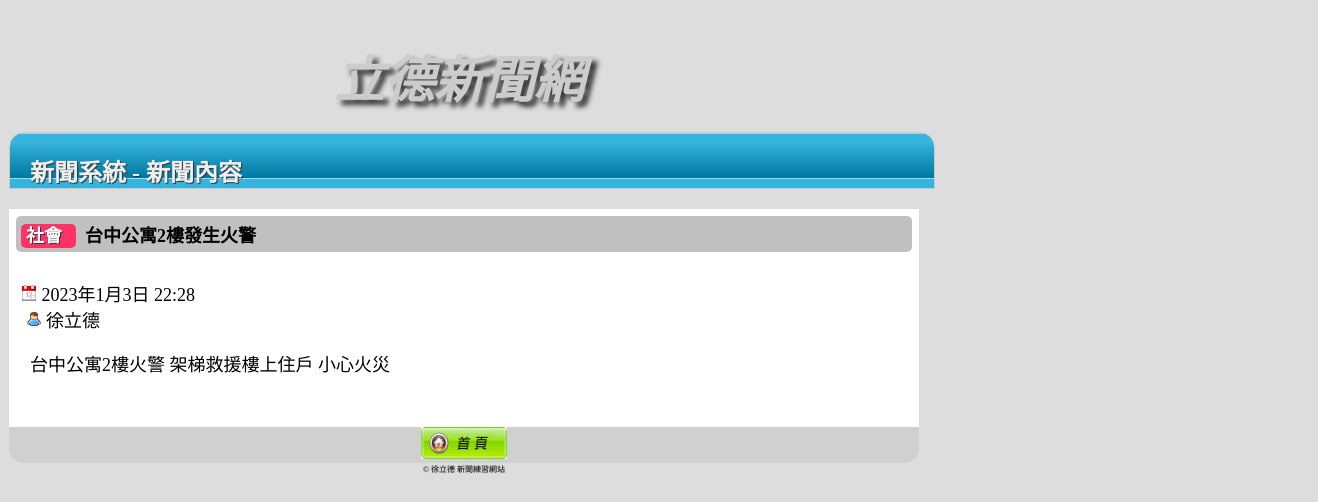
Before: /detail/9/ with the older database file.
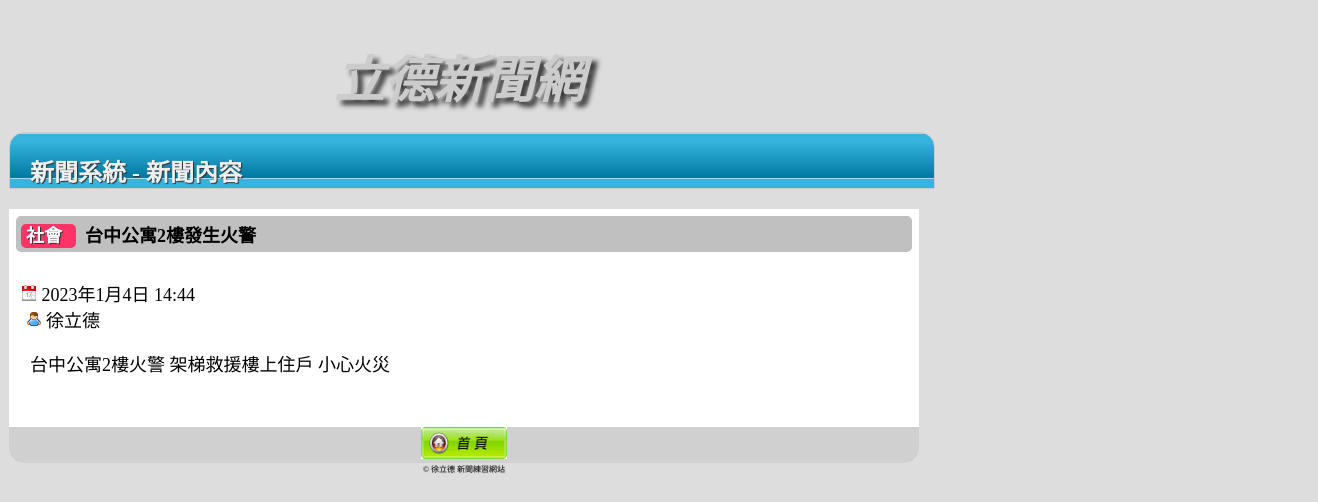
After: the same page with the newer database file.
### myapp/models.py (models this page shows, shortened)
class NewsData(models.Model):
    catego = models.CharField(max_length=10, null=False)
    nickname = models.CharField(max_length=20, null=False)
    title = models.CharField(max_length=50, null=False)
    message = models.TextField(null=False)
    pubtime = models.DateTimeField(auto_now=True)
    enabled = models.BooleanField(default=False)
    press = models.IntegerField(default=0)

### myapp/views.py (the view)
# urls.py: path('detail/<int:detail_id>/', views.detail),
def detail(request, detail_id=None):
    unit = models.NewsData.objects.get(id=detail_id)
    category = unit.catego
    title = unit.title
    pubtime = unit.pubtime
    nickname = unit.nickname
    message = unit.message
    unit.press += 1
    unit.save()
    return render(request, "detail.html", locals())

### templates/detail.html (shortened to what this page needs)
<!DOCTYPE html>
<html>
<head>
	{% load static %}
	<link href="{% static "css/news_style.css" %}" rel="stylesheet" type="text/css" />
</head>
<body>
  	<div id="warp">
		<div id="header" align="center">
			<span class="logo" >
				立德新聞網
			</span>
		</div>
		<div class="headings">
		  <h2>新聞系統 - 新聞內容</h2>
		</div>
    	<div class="contentbox">
			<table width="100%">
			<tr>
			  <th align="left"><span class="typeblock">{{category}}&nbsp;&nbsp;</span>&nbsp;&nbsp;{{title}}</th>
			</tr>
			<tr>
			  <td><span class="newsinfo">
				<img src="{% static "images/date.png" %}" alt="" width="16" height="16" />&nbsp;{{pubtime}}
				&nbsp;<img src="{% static "images/user.png" %}" alt="" width="16" height="16" />&nbsp;{{nickname}}
				<p>&nbsp;&nbsp;{{message}}</p>
			  </td>
			</tr>
			</table>
			<div class="top_function" align="center">
				<a href="/news/1/" title="返回首頁">
				<img src="{% static "images/home.png" %}" alt="返回首頁" width="86" height="32" /></a>
			</div>
			<div id="footer">&copy; 徐立德 新聞練習網站 </div>
		</div>
	</div>
</body>
</html>

Changed rows visible on the page:
changed NewsData "社會": pubtime "2023年1月3日 22:28" → "2023年1月4日 14:44"
